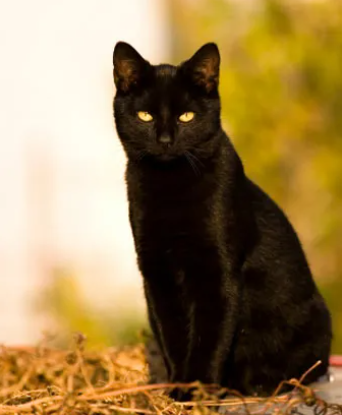
#> input picture contour/image/cat.png, 342 x 415 px, found by its file name
$ python adaptive_threshold_1.py
#> lines starting #> are read from the running program, lines starting #| are printed output that depends on the picture; after the words box and inside, x2 and y2 are one past the last pixel; in counts of white or black regions, pixels touching at a corner belong together
import cv2

image = cv2.imread('contour/image/cat.png', cv2.IMREAD_GRAYSCALE)
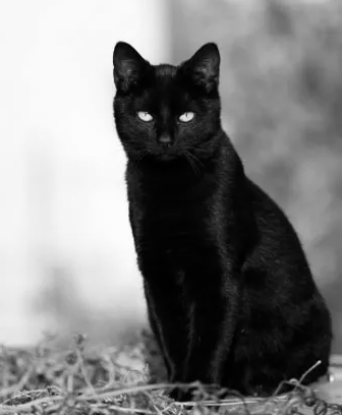
#> image: shape (415, 342); min 0, max 253, mean 127.1
image = cv2.resize(image, (500, 500))
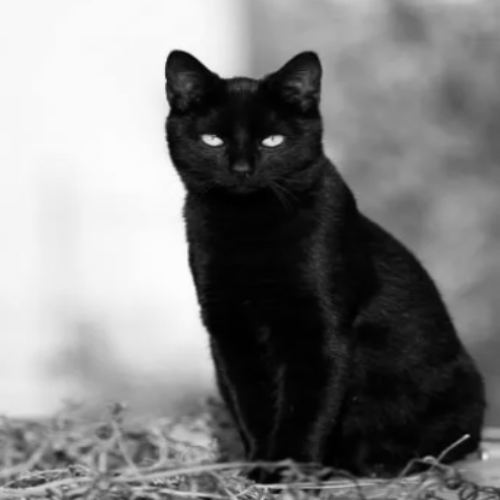
#> image: shape (500, 500); min 0, max 253, mean 127

_, threshold = cv2.threshold(image, 0, 255, cv2.THRESH_OTSU)
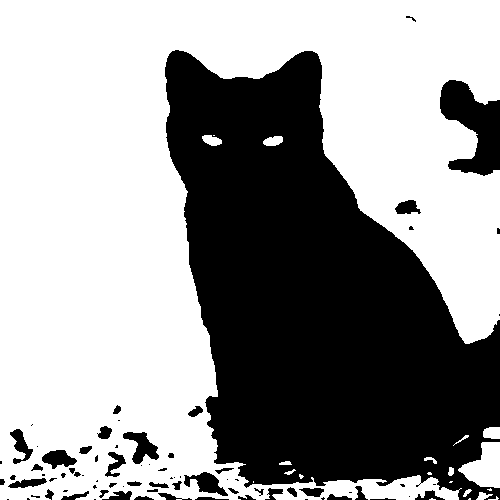
#> threshold: shape (500, 500); 60% white; 78 black regions (35 under 20 px), largest, box (x1, y1, x2, y2) and area: (165, 50, 500, 500) 91808, (440, 80, 500, 176) 3377, (123, 432, 159, 464) 572

adaptive_threshold_gaussian = cv2.adaptiveThreshold(image, 255, cv2.ADAPTIVE_THRESH_GAUSSIAN_C, cv2.THRESH_BINARY, 11, 2)
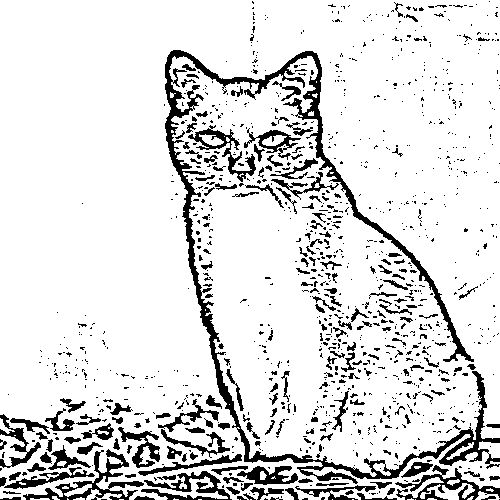
#> adaptive_threshold_gaussian: shape (500, 500); 87% white; 1144 black regions (952 under 20 px), largest, box (x1, y1, x2, y2) and area: (165, 50, 500, 484) 9597, (23, 449, 144, 500) 1380, (395, 465, 500, 500) 1085

adaptive_threshold_mean = cv2.adaptiveThreshold(image, 255, cv2.ADAPTIVE_THRESH_MEAN_C, cv2.THRESH_BINARY, 11, 2)
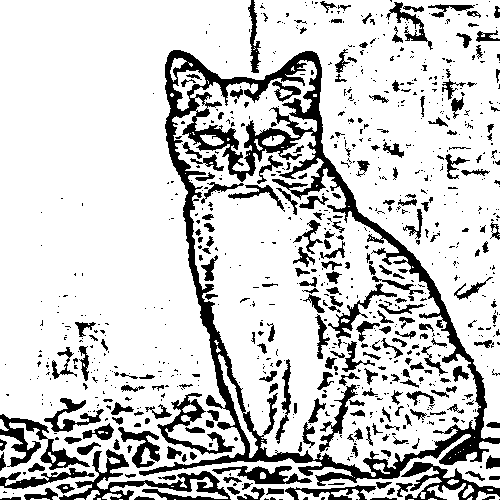
#> adaptive_threshold_mean: shape (500, 500); 80.5% white; 860 black regions (609 under 20 px), largest, box (x1, y1, x2, y2) and area: (139, 50, 500, 486) 17975, (59, 449, 231, 500) 2245, (0, 414, 90, 470) 1452

cv2.imshow('image', image)
cv2.imshow('threshold', threshold)
cv2.imshow('adaptive_threshold_gaussian', adaptive_threshold_gaussian)
cv2.imshow('adaptive_threshold_mean', adaptive_threshold_mean)

cv2.waitKey()
cv2.destroyAllWindows()

$ run again, with contour/image/bolt.png copied over contour/image/cat.png
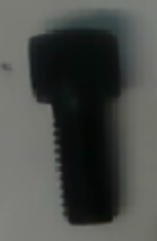
#> input picture contour/image/bolt.png, 157 x 241 px, found by its file name
#> `_, threshold = cv2.threshold(image, 0, 255, cv2.THRESH_OTSU)`:
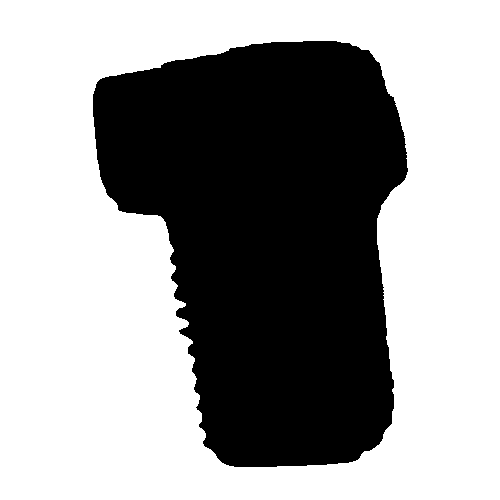
#> threshold: shape (500, 500); 61.4% white; 1 black region, box (x1, y1, x2, y2) and area: (93, 41, 408, 467) 96530
#> adaptive_threshold_gaussian: shape (500, 500); 98.4% white; 117 black regions (94 under 20 px), largest, box (x1, y1, x2, y2) and area: (219, 448, 359, 468) 995, (114, 191, 171, 219) 321, (92, 71, 132, 86) 206
#> `adaptive_threshold_mean = cv2.adaptiveThreshold(image, 255, cv2.ADAPTI..`:
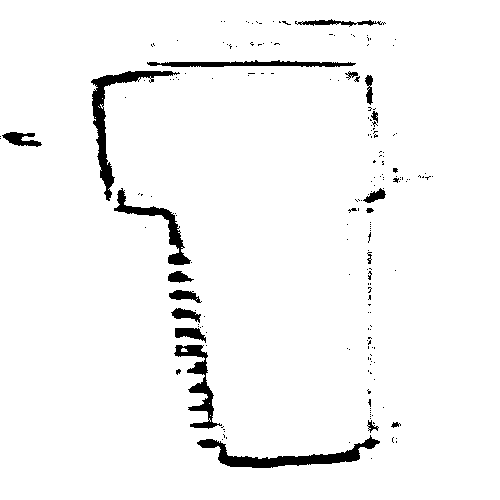
#> adaptive_threshold_mean: shape (500, 500); 96.3% white; 198 black regions (176 under 20 px), largest, box (x1, y1, x2, y2) and area: (197, 435, 380, 468) 1775, (91, 71, 180, 201) 1699, (174, 345, 222, 429) 1100
